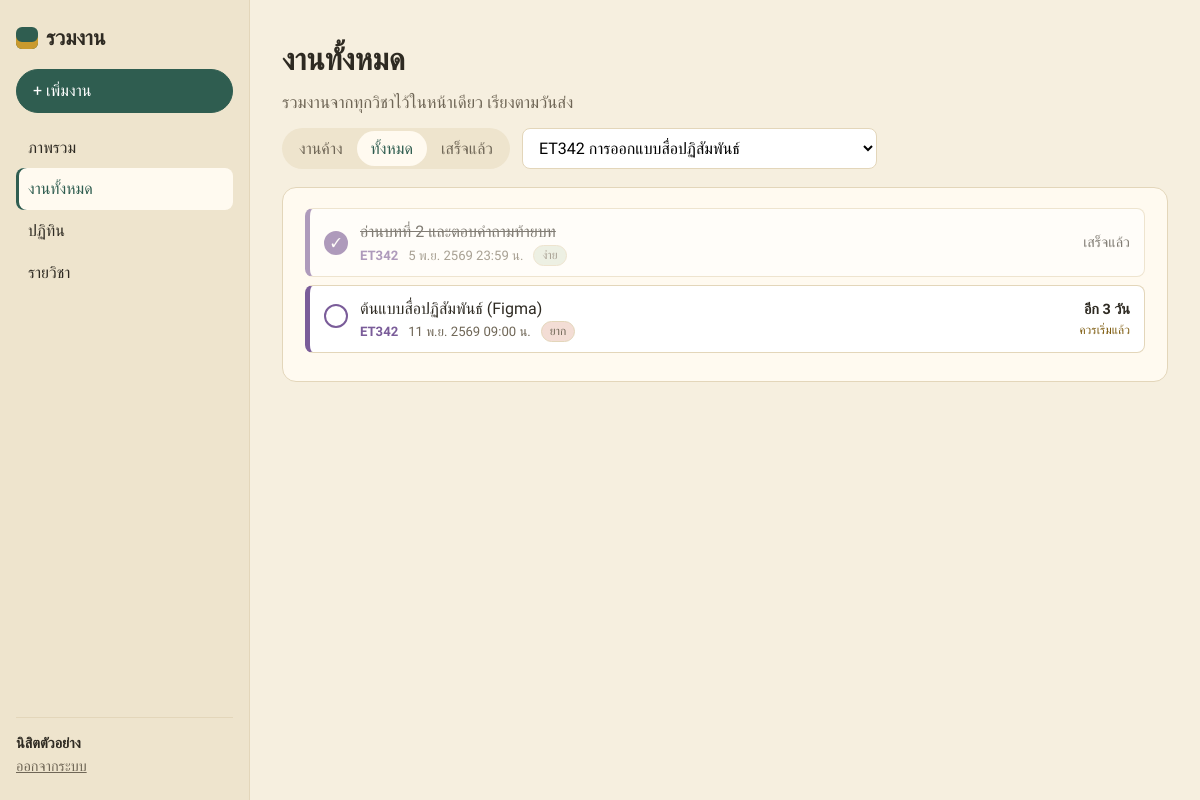
The page /tasks.php?show=all&subject=2 (signed in) on the database its author committed.
### tables this page shows
CREATE TABLE tasks (
  id INT AUTO_INCREMENT PRIMARY KEY,
  user_id INT NOT NULL,
  subject_id INT NULL,
  title VARCHAR(200) NOT NULL,
  type VARCHAR(10) DEFAULT 'solo',
  due_date DATETIME NOT NULL,
  level TINYINT DEFAULT 2,
  important TINYINT DEFAULT 1,
  status VARCHAR(10) DEFAULT 'todo',
  note TEXT,
  FOREIGN KEY (user_id) REFERENCES users(id) ON DELETE CASCADE,
  FOREIGN KEY (subject_id) REFERENCES subjects(id) ON DELETE SET NULL
);

CREATE TABLE subjects (
  id INT AUTO_INCREMENT PRIMARY KEY,
  user_id INT NOT NULL,
  code VARCHAR(20),
  name VARCHAR(150) NOT NULL,
  color VARCHAR(7) DEFAULT '#2F5D50',
  FOREIGN KEY (user_id) REFERENCES users(id) ON DELETE CASCADE
);

### tasks.php (the view, shortened to what this page needs)
<?php
require 'db.php';
$uid = $_SESSION['user_id'];
$show = $_GET['show'] ?? 'open';
$subject = $_GET['subject'] ?? '';
$sql = "SELECT tasks.*, subjects.code, subjects.color
        FROM tasks LEFT JOIN subjects ON tasks.subject_id = subjects.id
        WHERE tasks.user_id = ?";
$params = [$uid];
if ($subject != '') {
    $sql .= " AND tasks.subject_id = ?";
    $params[] = $subject;
}
$sql .= " ORDER BY tasks.due_date";
$result = query($sql, $params);
$tasks = [];
while ($row = mysqli_fetch_assoc($result)) {
    $tasks[] = task_info($row);
}
$subjects = query("SELECT * FROM subjects WHERE user_id = ? ORDER BY code", [$uid]);
include 'header.php';
?>
<h1>งานทั้งหมด</h1>
<p class="lead">รวมงานจากทุกวิชาไว้ในหน้าเดียว เรียงตามวันส่ง</p>
<form method="get" class="filters">
    <div class="tabs">
        <a href="?show=open" class="<?= $show == 'open' ? 'on' : '' ?>">งานค้าง</a>
        <a href="?show=all" class="<?= $show == 'all' ? 'on' : '' ?>">ทั้งหมด</a>
        <a href="?show=done" class="<?= $show == 'done' ? 'on' : '' ?>">เสร็จแล้ว</a>
    </div>
    <select name="subject" onchange="this.form.submit()">
        <?php while ($s = mysqli_fetch_assoc($subjects)): ?>
            <option value="<?= $s['id'] ?>" <?= $subject == $s['id'] ? 'selected' : '' ?>>
                <?= h($s['code'] . ' ' . $s['name']) ?>
            </option>
        <?php endwhile; ?>
    </select>
</form>
<div class="box">
    <?php if (count($tasks) == 0): ?>
        <p class="muted">ไม่มีงานในหมวดนี้ <a href="task_form.php">เพิ่มงานใหม่</a></p>
    <?php else: ?>
        <ul class="task-list">
            <?php foreach ($tasks as $t) show_task($t); ?>
        </ul>
    <?php endif; ?>
</div>
<?php include 'footer.php'; ?>

### db.php (shortened to what this page needs)
<?php
$conn = mysqli_connect('localhost', 'root', '', 'raomngan');
mysqli_set_charset($conn, 'utf8mb4');
function query($sql, $params = []) {
    global $conn;
    $stmt = mysqli_prepare($conn, $sql);
    if ($params) {
        $types = str_repeat('s', count($params));
        mysqli_stmt_bind_param($stmt, $types, ...$params);
    }
    mysqli_stmt_execute($stmt);
    return mysqli_stmt_get_result($stmt);
}
function h($text) {
    return htmlspecialchars($text ?? '', ENT_QUOTES, 'UTF-8');
}
function thai_date($date, $show_time = false) {
    $months = ['', 'ม.ค.', 'ก.พ.', 'มี.ค.', 'เม.ย.', 'พ.ค.', 'มิ.ย.', 'ก.ค.', 'ส.ค.', 'ก.ย.', 'ต.ค.', 'พ.ย.', 'ธ.ค.'];
    $t = strtotime($date);
    $text = date('j', $t) . ' ' . $months[date('n', $t)] . ' ' . (date('Y', $t) + 543);
    if ($show_time) {
        $text .= ' ' . date('H:i', $t) . ' น.';
    }
    return $text;
}
function days_left($due_date) {
    $today = strtotime(date('Y-m-d'));
    $due = strtotime(date('Y-m-d', strtotime($due_date)));
    return (int) round(($due - $today) / 86400);
}
function lead_days($level) {
    if ($level == 3) return 5;
    return 1;
}
function task_info($task) {
    $days = days_left($task['due_date']);
    $task['days'] = $days;
    if ($days < 0)       $task['left_text'] = 'เลยกำหนด ' . abs($days) . ' วัน';
    elseif ($days == 0)  $task['left_text'] = 'ส่งวันนี้';
    elseif ($days == 1)  $task['left_text'] = 'ส่งพรุ่งนี้';
    else                 $task['left_text'] = 'อีก ' . $days . ' วัน';
    $task['start_date'] = date('Y-m-d', strtotime($task['due_date'] . ' -' . lead_days($task['level']) . ' day'));
    $task['should_start'] = ($task['status'] != 'done' && $days <= lead_days($task['level']));
    $urgent = $days <= 3;
    if ($task['important'] && $urgent)       $task['quadrant'] = 1;
    elseif ($task['important'] && !$urgent)  $task['quadrant'] = 2;
    elseif (!$task['important'] && $urgent)  $task['quadrant'] = 3;
    else                                     $task['quadrant'] = 4;
    return $task;
}
function show_task($t) {
    $levels = [1 => 'ง่าย', 2 => 'ปานกลาง', 3 => 'ยาก'];
    $color = $t['color'] ?? '#8C8676';
    $class = 'task';
    if ($t['status'] == 'done') $class .= ' done';
    elseif ($t['days'] < 0)     $class .= ' overdue';
    ?>
    <li class="<?= $class ?>" style="--c: <?= h($color) ?>">
        <form method="post" action="tasks.php">
            <button class="check" title="ทำเครื่องหมายว่าเสร็จ"><?= $t['status'] == 'done' ? '✓' : '' ?></button>
        </form>
        <a class="task-body" href="task_form.php?id=<?= $t['id'] ?>">
            <span class="task-title"><?= h($t['title']) ?></span>
            <span class="task-meta">
                <b class="subj"><?= h($t['code'] ?? 'ไม่ระบุวิชา') ?></b>
                <?= thai_date($t['due_date'], true) ?>
                <span class="tag lv<?= $t['level'] ?>"><?= $levels[$t['level']] ?></span>
            </span>
        </a>
        <span class="task-left">
            <?php if ($t['status'] == 'done'): ?>
                เสร็จแล้ว
            <?php else: ?>
                <b><?= $t['left_text'] ?></b>
                <small><?= $t['should_start'] ? 'ควรเริ่มแล้ว' : 'เริ่ม ' . thai_date($t['start_date']) ?></small>
            <?php endif; ?>
        </span>
    </li>
    <?php
}

### style.css (style rules this page uses)
:root { --bg: #F6EFDF; --sidebar: #EEE4CD; --card: #FFFAF0; --line: #E3D6BA; --text: #2E2A22; --muted: #6F6656; --green: #2F5D50; --green-light: #E2EADB; --yellow: #C99A2E; --red: #A33A2F; }
* { box-sizing: border-box; }
body { margin: 0; font-family: 'Anuphan', Tahoma, sans-serif; background: var(--bg); color: var(--text); line-height: 1.6; }
a { color: var(--green); }
h1 { margin: 0 0 4px; font-size: 1.9rem; font-weight: 600; }
p { margin: 0 0 12px; }
.lead { color: var(--muted); font-size: 1.05rem; }
input, select, textarea { display: block; width: 100%; margin-top: 4px; padding: 9px 12px; font: inherit; border: 1px solid var(--line); border-radius: 8px; background: #fff; }
.box { background: var(--card); border: 1px solid var(--line); border-radius: 14px; padding: 20px 22px; margin-bottom: 22px; }
.task-list { list-style: none; margin: 0; padding: 0; }
.task { display: flex; align-items: center; gap: 12px; padding: 10px 14px; margin-bottom: 8px; background: #fff; border: 1px solid var(--line); border-left: 5px solid var(--c); border-radius: 8px; }
.task form { margin: 0; }
.check { width: 24px; height: 24px; border-radius: 50%; border: 2px solid var(--c); background: #fff; color: #fff; cursor: pointer; padding: 0; font-size: 0.8rem; }
.task.done .check { background: var(--c); }
.task.done { opacity: 0.6; }
.task.done .task-title { text-decoration: line-through; }
.task-body { flex: 1; min-width: 0; text-decoration: none; color: var(--text); display: flex; flex-direction: column; }
.task-title { font-weight: 500; }
.task-meta { font-size: 0.82rem; color: var(--muted); display: flex; flex-wrap: wrap; gap: 4px 10px; align-items: center; }
.subj { color: var(--c); }
.task-left { text-align: right; font-size: 0.9rem; display: flex; flex-direction: column; white-space: nowrap; }
.task-left small { color: #7E5C10; }
.tag { font-size: 0.74rem; padding: 0 8px; border-radius: 999px; background: var(--bg); border: 1px solid var(--line); }
.tag.lv1 { background: var(--green-light); }
.tag.lv3 { background: #F3DDD5; }
.filters { display: flex; flex-wrap: wrap; gap: 12px; align-items: center; margin-bottom: 18px; }
.filters select { width: auto; margin: 0; }
.tabs { background: var(--sidebar); border-radius: 999px; padding: 3px; display: inline-flex; }
.tabs a { padding: 5px 14px; border-radius: 999px; text-decoration: none; color: var(--muted); font-weight: 500; }
.tabs a.on { background: var(--card); color: var(--green); }

### rows shown on the page
tasks: title "อ่านบทที่ 2 และตอบคำถามท้ายบท", subject.code "ET342", due_date "5 พ.ย. 2569 23:59 น.", level "ง่าย", status "เสร็จแล้ว"
tasks: title "ต้นแบบสื่อปฏิสัมพันธ์ (Figma)", subject.code "ET342", due_date "11 พ.ย. 2569 09:00 น.", level "ยาก", left_text "อีก 3 วัน", shows "ควรเริ่มแล้ว"

### other values the page prints
$label "ภาพรวม"
$label "งานทั้งหมด"
$label "ปฏิทิน"
$label "รายวิชา"
$_SESSION['user_name'] "นิสิตตัวอย่าง"
form field subject "ET342 การออกแบบสื่อปฏิสัมพันธ์"
